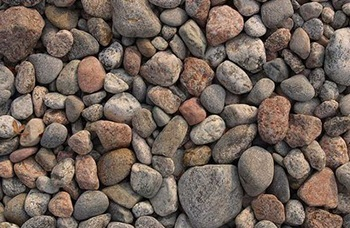
#> input picture Aula 10 - Scripts/pedras1.jpg, 350 x 228 px
$ python 'CCF394 textura - skimage - bins e vários angulos.py'   (older library calls are emulated)
#> lines starting #> are read from the running program, lines starting #| are printed output that depends on the picture; long printed decimals are rounded
import numpy as np
from skimage.feature import greycomatrix, greycoprops
from skimage import io, color, img_as_ubyte
import skimage

import cv2
from matplotlib import pyplot as plt
img = io.imread('pedras1.jpg')
#> img is the input picture: shape (228, 350, 3); mean R, G, B 113, 98, 88.7

gray = color.rgb2gray(img)
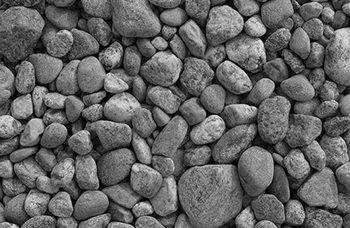
#> gray: shape (228, 350) float64; min 0, max 0.962, mean 0.394
cv2.imshow("Original",gray)
cv2.waitKey(0)
image = img_as_ubyte(gray)


histr = cv2.calcHist([image],[0],None,[256],[0,256])
#> histr = 256 values, max 707 at index 120, min 0 at index 229, mean 311.7
plt.plot(histr)
plt.show()
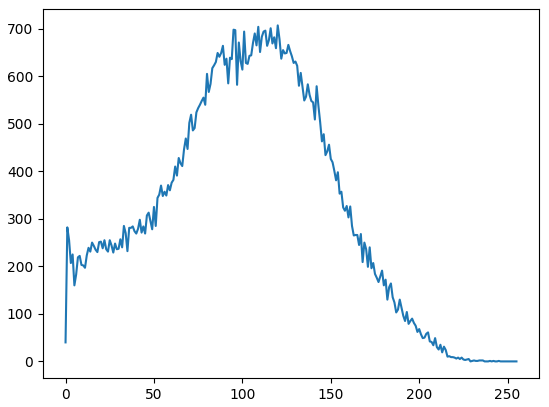
#> figure drawn by matplotlib, 1 panel; curve peaks at x = 120, y = 707

bins = np.array([0, 16, 32, 48, 64, 80, 96, 112, 128, 144, 160, 176, 192, 208, 224, 240, 255]) #16-bit
inds = np.digitize(image, bins)

indsHistograma=bins.shape[0]*np.uint8(inds)
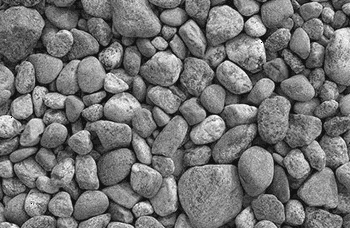
#> indsHistograma: shape (228, 350); min 16, max 255, mean 115.9
cv2.imshow("Com binds",indsHistograma)
cv2.waitKey(0)
histr = cv2.calcHist([indsHistograma],[0],None,[256],[0,256])
#> histr = 256 values, max 10734 at index 136, min 0 at index 0, mean 311.7
plt.plot(histr)
plt.show()
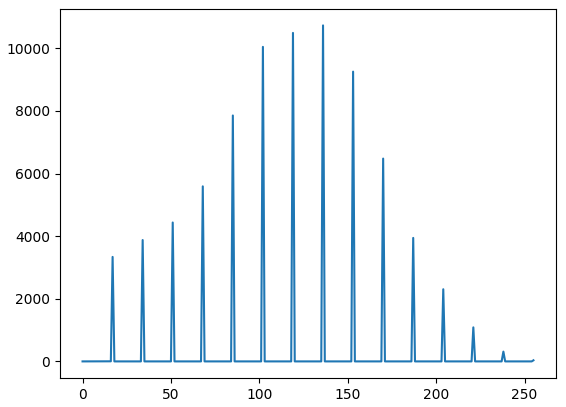
#> figure drawn by matplotlib, 1 panel; curve peaks at x = 136, y = 10734

max_value = inds.max()+1
#> max_value = 17
# alteramos o levels para o maximo do bins e usamos as 4 direções
matrix_coocurrence = skimage.feature.graycomatrix(inds, [1], [0, np.pi/4, np.pi/2, 3*np.pi/4], levels=max_value, normed=False, symmetric=False)

# GLCM properties
def contrast_feature(matrix_coocurrence):
	contrast = skimage.feature.graycoprops(matrix_coocurrence, 'contrast')
#> contrast = [[2.68, 3.71, 2.76, 4.22]]
#| ('Contrast = ', array([[2.677, 3.706, 2.760, 4.220 ]]))
	return "Contrast = ", contrast

def dissimilarity_feature(matrix_coocurrence):
	dissimilarity = skimage.feature.graycoprops(matrix_coocurrence, 'dissimilarity')
#> dissimilarity = [[1.14, 1.34, 1.15, 1.43]]
#| ('Dissimilarity = ', array([[1.144 , 1.335, 1.152  , 1.434]]))
	return "Dissimilarity = ", dissimilarity

def homogeneity_feature(matrix_coocurrence):
	homogeneity = skimage.feature.graycoprops(matrix_coocurrence, 'homogeneity')
#> homogeneity = [[0.561, 0.524, 0.56, 0.501]]
#| ('Homogeneity = ', array([[0.5605, 0.524, 0.5602, 0.5006]]))
	return "Homogeneity = ", homogeneity

def energy_feature(matrix_coocurrence):
	energy = skimage.feature.graycoprops(matrix_coocurrence, 'energy')
#> energy = [[0.142, 0.134, 0.142, 0.13]]
#| ('Energy = ', array([[0.1415 , 0.1336, 0.1418, 0.1303]]))
	return "Energy = ", energy

def correlation_feature(matrix_coocurrence):
	correlation = skimage.feature.graycoprops(matrix_coocurrence, 'correlation')
#> correlation = [[0.838, 0.776, 0.833, 0.745]]
#| ('Correlation = ', array([[0.8384, 0.7763  , 0.8334, 0.7453]]))
	return "Correlation = ", correlation

def asm_feature(matrix_coocurrence):
	asm = skimage.feature.graycoprops(matrix_coocurrence, 'ASM')
#> asm = [[0.02, 0.0179, 0.0201, 0.017]]
	return "ASM = ", asm

print(contrast_feature(matrix_coocurrence))
print(dissimilarity_feature(matrix_coocurrence))
print(homogeneity_feature(matrix_coocurrence))
print(energy_feature(matrix_coocurrence))
print(correlation_feature(matrix_coocurrence))
print(asm_feature(matrix_coocurrence))
#| ('ASM = ', array([[0.02004, 0.01786, 0.02011, 0.01697]]))

$ run again, with Aula 10 - Scripts/grama1.jpg copied over Aula 10 - Scripts/pedras1.jpg
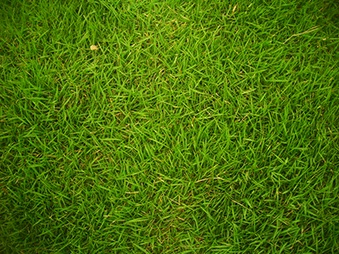
#> input picture Aula 10 - Scripts/grama1.jpg, 339 x 254 px
#> img is the input picture: shape (254, 339, 3); mean R, G, B 75.1, 112.8, 14.2
#> `histr = cv2.calcHist([image],[0],None,[256],[0,256])`: histr = 256 values, max 971 at index 90, min 0 at index 0, mean 336.4
#> `indsHistograma=bins.shape[0]*np.uint8(inds)`:
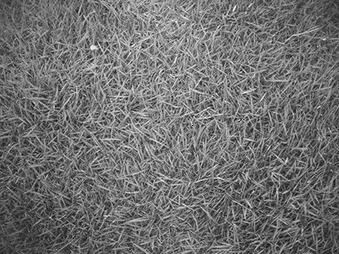
#> indsHistograma: shape (254, 339); min 16, max 255, mean 112.8
#> `histr = cv2.calcHist([indsHistograma],[0],None,[256],[0,256])`: histr = 256 values, max 14655 at index 102, min 0 at index 0, mean 336.4
#> `plt.show()`:
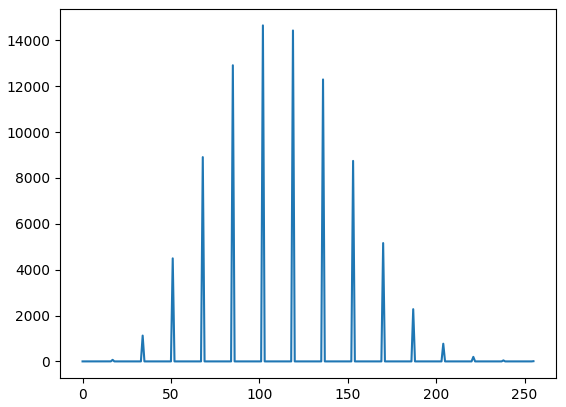
#> figure drawn by matplotlib, 1 panel; curve peaks at x = 102, y = 14655
#> max_value = 17
#> contrast = [[4.2, 5.91, 4.1, 5.1]]
#| ('Contrast = ', array([[4.197, 5.907, 4.096, 5.098]]))
#> dissimilarity = [[1.57, 1.87, 1.53, 1.71]]
#| ('Dissimilarity = ', array([[1.567, 1.869, 1.529, 1.714]]))
#> homogeneity = [[0.45, 0.401, 0.462, 0.429]]
#| ('Homogeneity = ', array([[0.4497, 0.4009, 0.4616, 0.4289]]))
#> energy = [[0.142, 0.135, 0.144, 0.139]]
#| ('Energy = ', array([[0.1421, 0.1348, 0.144, 0.1387]]))
#> correlation = [[0.545, 0.36, 0.556, 0.447]]
#| ('Correlation = ', array([[0.5448, 0.3596, 0.5559, 0.4473]]))
#> asm = [[0.0202, 0.0182, 0.0207, 0.0192]]
#| ('ASM = ', array([[0.0202, 0.01816, 0.02075, 0.01924]]))

$ run again, with Aula 10 - Scripts/praia.png saved as Aula 10 - Scripts/pedras1.jpg
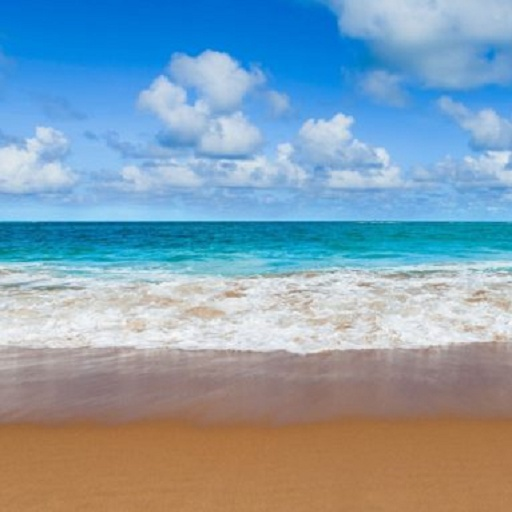
#> input picture Aula 10 - Scripts/praia.png, 512 x 512 px
#> img is the input picture: shape (512, 512, 3); mean R, G, B 132, 158.7, 176.8
#> `histr = cv2.calcHist([image],[0],None,[256],[0,256])`: histr = 256 values, max 4882 at index 134, min 0 at index 0, mean 1024
#> inds: shape (512, 512) int64; 12 distinct labels, from 5 to 16
#> `indsHistograma=bins.shape[0]*np.uint8(inds)`:
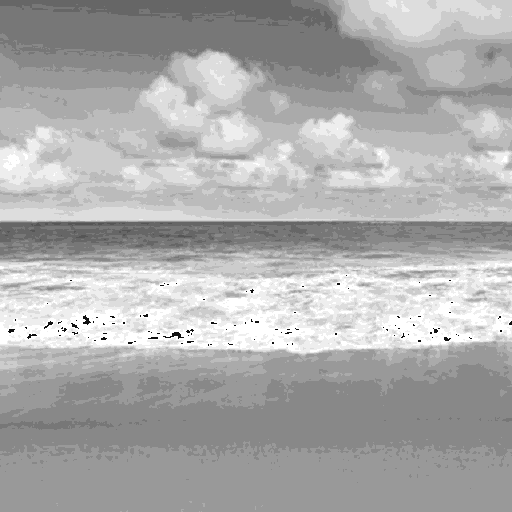
#> indsHistograma: shape (512, 512); min 16, max 255, mean 172.6
#> `histr = cv2.calcHist([indsHistograma],[0],None,[256],[0,256])`: histr = 256 values, max 55472 at index 153, min 0 at index 0, mean 1024
#> `plt.show()`:
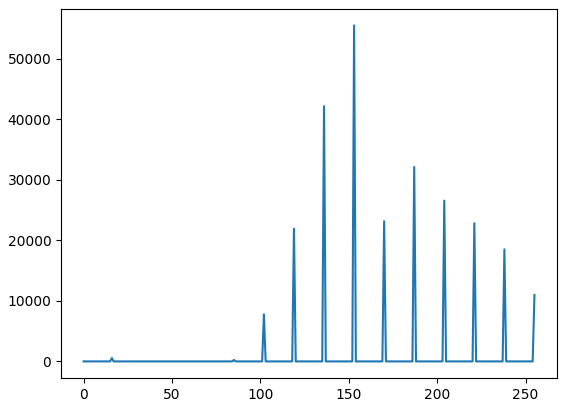
#> figure drawn by matplotlib, 1 panel; curve peaks at x = 153, y = 55472
#> max_value = 17
#> contrast = [[0.0968, 0.278, 0.251, 0.275]]
#| ('Contrast = ', array([[0.09685, 0.2785, 0.2507, 0.2754]]))
#> dissimilarity = [[0.0963, 0.225, 0.203, 0.224]]
#| ('Dissimilarity = ', array([[0.09631, 0.2248, 0.2031, 0.2242]]))
#> homogeneity = [[0.952, 0.893, 0.903, 0.893]]
#| ('Homogeneity = ', array([[0.9519, 0.8929, 0.9031, 0.8929]]))
#> energy = [[0.327, 0.299, 0.304, 0.299]]
#| ('Energy = ', array([[0.3271, 0.2989, 0.3039, 0.2988]]))
#> correlation = [[0.991, 0.975, 0.978, 0.976]]
#| ('Correlation = ', array([[0.9914, 0.9753, 0.9777, 0.9755]]))
#> asm = [[0.107, 0.0893, 0.0924, 0.0893]]
#| ('ASM = ', array([[0.107, 0.08934 , 0.09236, 0.08926]]))

$ run again, with Aula 10 - Scripts/tijolo1.png saved as Aula 10 - Scripts/pedras1.jpg
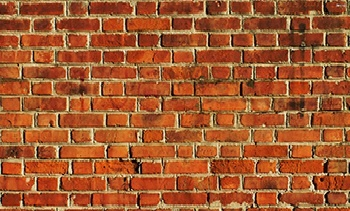
#> input picture Aula 10 - Scripts/tijolo1.png, 350 x 211 px
#> img is the input picture: shape (211, 350, 3); mean R, G, B 162.9, 89.7, 48
#> `histr = cv2.calcHist([image],[0],None,[256],[0,256])`: histr = 256 values, max 983 at index 90, min 0 at index 0, mean 288.5
#> `indsHistograma=bins.shape[0]*np.uint8(inds)`:
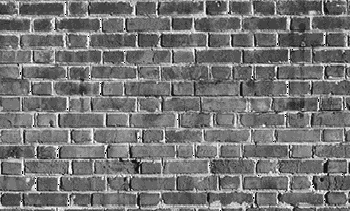
#> indsHistograma: shape (211, 350); min 16, max 255, mean 117.4
#> `histr = cv2.calcHist([indsHistograma],[0],None,[256],[0,256])`: histr = 256 values, max 14520 at index 102, min 0 at index 0, mean 288.5
#> `plt.show()`:
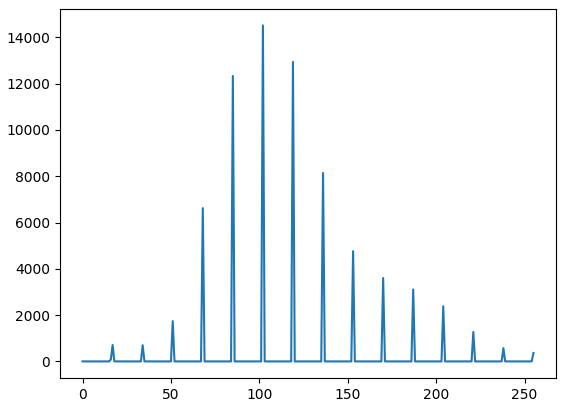
#> figure drawn by matplotlib, 1 panel; curve peaks at x = 102, y = 14520
#> max_value = 17
#> contrast = [[4.13, 6.3, 3.61, 6.72]]
#| ('Contrast = ', array([[4.134, 6.301 , 3.608, 6.724]]))
#> dissimilarity = [[1.2, 1.66, 1.21, 1.71]]
#| ('Dissimilarity = ', array([[1.197 , 1.662, 1.210, 1.712]]))
#> homogeneity = [[0.604, 0.502, 0.591, 0.498]]
#| ('Homogeneity = ', array([[0.6037, 0.5024, 0.5914 , 0.4976]]))
#> energy = [[0.187, 0.163, 0.183, 0.162]]
#| ('Energy = ', array([[0.1868, 0.1629, 0.1831, 0.1623]]))
#> correlation = [[0.673, 0.501, 0.714, 0.467]]
#| ('Correlation = ', array([[0.6725, 0.5007, 0.7144, 0.4672]]))
#> asm = [[0.0349, 0.0265, 0.0335, 0.0263]]
#| ('ASM = ', array([[0.0349, 0.02653, 0.03353, 0.02634]]))
